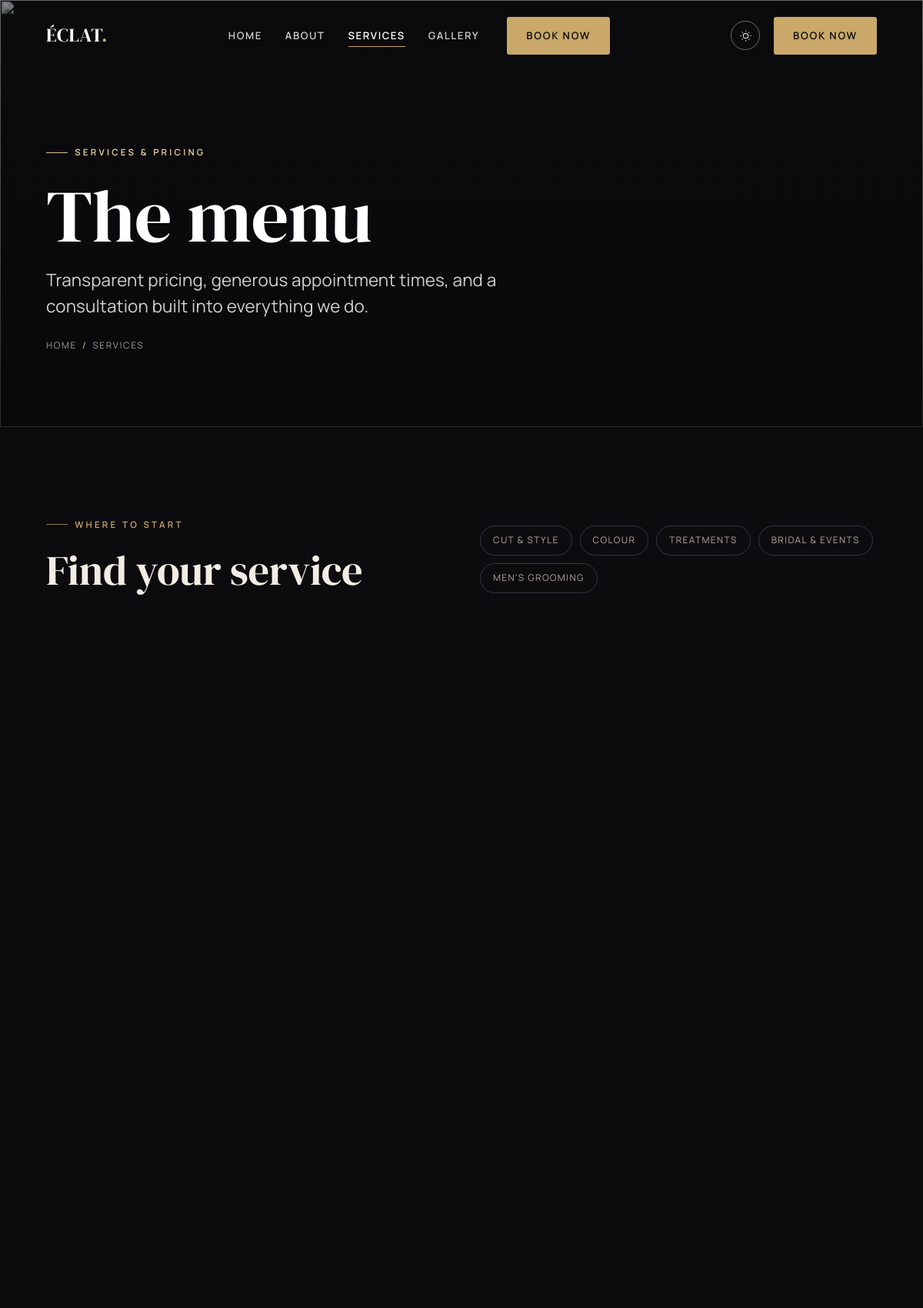
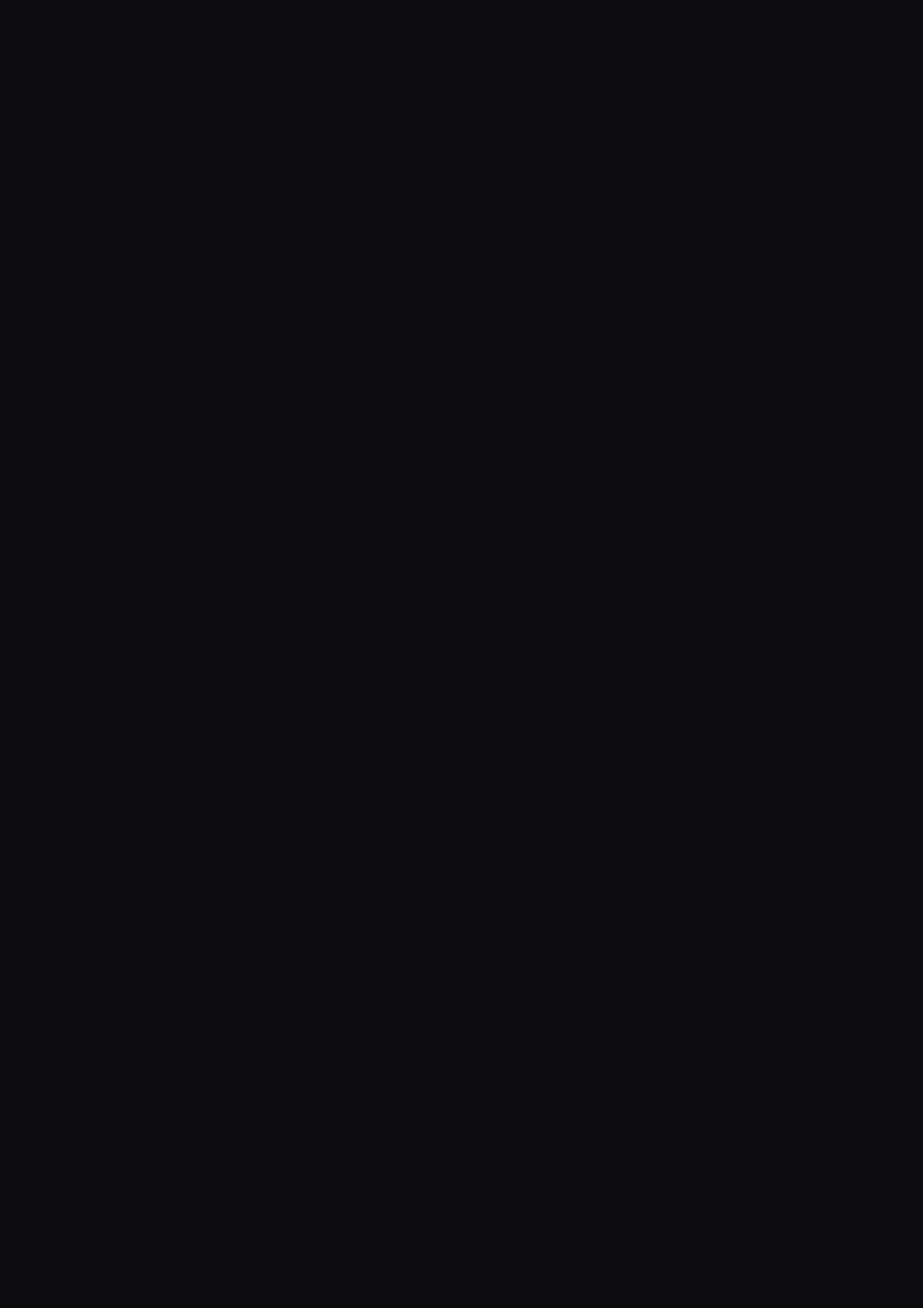
/services (upper part), run on the app's committed database (2 pictures, top to bottom).
### tables this page shows
CREATE TABLE service_categories (
    id         INT AUTO_INCREMENT PRIMARY KEY,
    name       VARCHAR(80)  NOT NULL,
    slug       VARCHAR(80)  NOT NULL UNIQUE,
    blurb      VARCHAR(255) NOT NULL DEFAULT '',
    sort_order INT          NOT NULL DEFAULT 0
);

### app/controllers/services.php (called while the page is built)
<?php
render('services', [
    'title'  => 'Services & Pricing — ' . get_setting('site_name_full'),
    'meta'   => 'Transparent pricing for cuts, colour, treatments, bridal and men\'s grooming at ' . get_setting('site_name') . '.',
    'active' => 'services',
    'css'    => ['services'],
    'menu'   => get_menu(),
]);

### public/index.php (called while the page is built, shortened)
<?php
$routes = require APP_PATH . '/routes.php';
$uri  = parse_url($_SERVER['REQUEST_URI'] ?? '/', PHP_URL_PATH) ?? '/';
if (BASE_URL !== '') {
    if ($uri === BASE_URL) {
        $uri = '/';
    } elseif (str_starts_with($uri, BASE_URL . '/')) {
        $uri = substr($uri, strlen(BASE_URL));
    }
}
$path = '/' . trim($uri, '/');
$controller = $routes[$path] ?? null;
if ($controller === null) {
    http_response_code(404);
    $controller_file = APP_PATH . '/controllers/not_found.php';
} else {
    $controller_file = APP_PATH . '/controllers/' . $controller . '.php';
}
require $controller_file;

### app/models/services.php (called while the page is built, shortened)
<?php
function get_service_categories(): array {
    return q('SELECT id, name, slug, blurb FROM service_categories
              ORDER BY sort_order ASC');
}
function get_services(): array {
    return q('SELECT s.*, c.name AS category_name, c.slug AS category_slug
              FROM services s
              JOIN service_categories c ON c.id = s.category_id
              WHERE s.is_active = 1
              ORDER BY c.sort_order ASC, s.sort_order ASC');
}
function get_menu(): array {
    $menu = [];
    foreach (get_service_categories() as $cat) {
        $cat['items'] = [];
        $menu[$cat['id']] = $cat;
    }
    foreach (get_services() as $svc) {
        if (isset($menu[$svc['category_id']])) {
            $menu[$svc['category_id']]['items'][] = $svc;
        }
    }
    return array_values($menu);
}

### app/database.php (called while the page is built, shortened)
<?php
function db(): PDO {
    static $pdo = null;
    if ($pdo instanceof PDO) {
        return $pdo;
    }
    $opts = [
        PDO::ATTR_ERRMODE            => PDO::ERRMODE_EXCEPTION,
        PDO::ATTR_DEFAULT_FETCH_MODE => PDO::FETCH_ASSOC,
        PDO::ATTR_EMULATE_PREPARES   => false,
    ];
    try {
        if (DB_DRIVER === 'sqlite') {
            $pdo = new PDO('sqlite:' . DB_SQLITE_PATH, null, null, $opts);
            $pdo->exec('PRAGMA foreign_keys = ON');
        } else {
            $dsn = sprintf('mysql:host=%s;port=%s;dbname=%s;charset=utf8mb4',
                DB_HOST, DB_PORT, DB_NAME);
            $pdo = new PDO($dsn, DB_USER, DB_PASS, $opts);
        }
    } catch (PDOException $ex) {
        http_response_code(500);
        exit(APP_DEBUG
            ? 'Database connection failed: ' . $ex->getMessage()
            : 'The site is temporarily unavailable. Please try again shortly.');
    }
    return $pdo;
}
function q(string $sql, array $params = []): array {
    $stmt = db()->prepare($sql);
    $stmt->execute($params);
    return $stmt->fetchAll();
}

### app/views/pages/services.php (the view, shortened to what this page needs)
<section class="page-hero">
    <div class="page-hero-bg"><img src="<?= e(url('assets/img/hero/services-hero.jpg')) ?>" alt="" aria-hidden="true"></div>
    <div class="container">
        <span class="eyebrow">Services &amp; pricing</span>
        <h1>The menu</h1>
        <p class="lede">Transparent pricing, generous appointment times, and a consultation built into everything we do.</p>
        <div class="breadcrumb"><a href="<?= e(url('')) ?>">Home</a><span class="sep">/</span>Services</div>
    </div>
</section>
<section class="section">
    <div class="container">
        <div class="svc-intro reveal">
            <div>
                <span class="eyebrow">Where to start</span>
                <h2 style="margin-top:22px">Find your service</h2>
            </div>
            <nav class="svc-jump" aria-label="Service categories">
                <?php foreach ($menu as $cat): ?>
                    <a href="#cat-<?= e($cat['slug']) ?>"><?= e($cat['name']) ?></a>
                <?php endforeach; ?>
            </nav>
        </div>
    </div>
</section>

### public/assets/css/base/tokens.css (style rules this page uses)
:root { --font-display: "DM Serif Display", Georgia, "Times New Roman", serif; --font-body: "Manrope", system-ui, -apple-system, Segoe UI, Roboto, sans-serif; --fs-eyebrow: 0.72rem; --fs-body: 1.02rem; --fs-lead: clamp(1.12rem, 0.6rem + 1.1vw, 1.4rem); --h4: clamp(1.05rem, 0.9rem + 0.6vw, 1.3rem); --h3: clamp(1.4rem, 1rem + 1.4vw, 2rem); --h2: clamp(2.05rem, 1.2rem + 3.4vw, 3.4rem); --h1: clamp(2.9rem, 1.2rem + 7vw, 6rem); --container: 1220px; --container-narrow: 880px; --gutter: clamp(20px, 5vw, 64px); --section-y: clamp(72px, 9vw, 150px); --radius: 3px; --radius-lg: 6px; --ease: cubic-bezier(0.2, 0.6, 0.2, 1); --dur: 0.65s; --dur-fast: 0.28s; }
:root, [data-theme="dark"] { --bg: #0c0b0e; --bg-2: #131116; --bg-3: #1b181f; --text: #f2ede4; --text-2: #b3aca1; --text-3: #7d766c; --line: #29242f; --line-2: #3a3442; --accent: #c9a86a; --accent-2: #e2c993; --accent-ink: #0c0b0e; --overlay: linear-gradient(180deg, rgba(8,7,10,0.25) 0%, rgba(8,7,10,0.72) 100%); --shadow: 0 24px 60px -28px rgba(0,0,0,0.7); --img-filter: grayscale(0.15) contrast(1.02); }

### public/assets/css/base/typography.css (style rules this page uses)
body { font-family: var(--font-body); font-size: var(--fs-body); font-weight: 400; color: var(--text); background: var(--bg); letter-spacing: 0.01em; transition: background var(--dur-fast) var(--ease), color var(--dur-fast) var(--ease); }
h1, h2, h3, h4 { font-family: var(--font-display); font-weight: 400; line-height: 1.06; letter-spacing: -0.005em; color: var(--text); }
h1 { font-size: var(--h1); font-weight: 400; }
h2 { font-size: var(--h2); }
p { color: var(--text-2); }
.eyebrow { font-family: var(--font-body); font-size: var(--fs-eyebrow); font-weight: 600; letter-spacing: 0.28em; text-transform: uppercase; color: var(--accent); display: inline-flex; align-items: center; gap: 0.8em; }
.eyebrow::before { content: ""; width: 28px; height: 1px; background: var(--accent); opacity: 0.7; }
.lede { font-size: var(--fs-lead); line-height: 1.5; color: var(--text-2); }

### public/assets/css/components/layout.css (style rules this page uses)
.container { width: 100%; max-width: var(--container); margin-inline: auto; padding-inline: var(--gutter); }
.section { padding-block: var(--section-y); }
.reveal { opacity: 0; transform: translateY(22px); transition: opacity var(--dur) var(--ease), transform var(--dur) var(--ease); transition-delay: var(--d, 0s); }
.reveal.is-visible { opacity: 1; transform: none; }

### public/assets/css/components/hero.css (style rules this page uses)
.page-hero { position: relative; padding-top: 180px; padding-bottom: clamp(60px, 8vw, 110px); overflow: hidden; }
.page-hero-bg { position: absolute; inset: 0; z-index: -2; }
.page-hero-bg img { width: 100%; height: 100%; object-fit: cover; filter: grayscale(0.5) brightness(0.7); }
.page-hero-bg::after { content: ""; position: absolute; inset: 0; background: var(--overlay); }
.page-hero h1 { color: #fff; max-width: 18ch; }
.page-hero .eyebrow { color: #edd6a6; margin-bottom: 22px; }
.page-hero .eyebrow::before { background: #edd6a6; opacity: 0.9; }
.page-hero .lede { color: rgba(255,255,255,0.82); max-width: 52ch; margin-top: 0.7em; }
.breadcrumb { margin-top: 26px; font-size: 0.74rem; letter-spacing: 0.14em; text-transform: uppercase; color: rgba(255,255,255,0.6); }
.breadcrumb .sep { margin-inline: 0.6em; color: var(--accent-2); }

### public/assets/css/pages/services.css (style rules this page uses)
.svc-intro { display: grid; grid-template-columns: 1fr 1fr; gap: 48px; align-items: end; margin-bottom: clamp(40px, 5vw, 72px); }
.svc-jump { display: flex; flex-wrap: wrap; gap: 10px; }
.svc-jump a { font-size: 0.74rem; letter-spacing: 0.12em; text-transform: uppercase; color: var(--text-2); border: 1px solid var(--line-2); padding: 9px 16px; border-radius: 40px; transition: color var(--dur-fast) var(--ease), border-color var(--dur-fast) var(--ease); }

### data on the page
service_categories: name "CUT & STYLE"
service_categories: name "COLOUR"
service_categories: name "TREATMENTS"
service_categories: name "BRIDAL & EVENTS"
service_categories: name "MEN'S GROOMING"

### other printed values
get_setting('site_name') "ÉCLAT"
$label "HOME"
$label "ABOUT"
$label "SERVICES"
$label "GALLERY"
